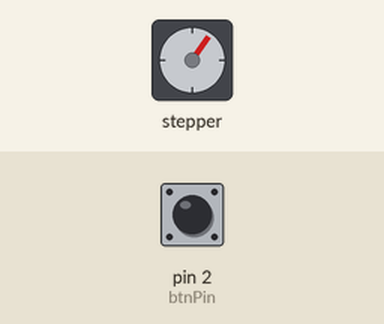
The sketch below on a simulated Arduino Uno, built with avr-gcc and run on an emulated ATmega328P. On the bench: stepper motor. The inputs (shaded band) are chosen by the test bench; at power-on: pin 2 (btnPin) HIGH. Stepper angles assume 2048 steps per turn; what the sketch prints to the serial monitor is not drawn.

Above: at 1.26 s.
1.3 s: pin 2 (btnPin) pulled LOW for 0.15 s
4.4 s: pin 2 (btnPin) pulled LOW for 1 s
At 4.8 s:
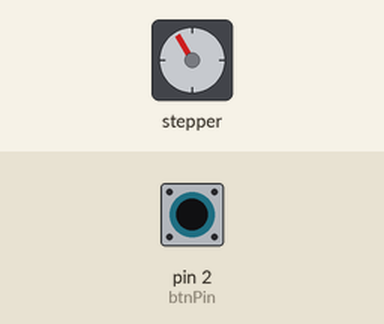
8.4 s: pin 2 (btnPin) pulled LOW for 0.15 s
At 9.0 s:
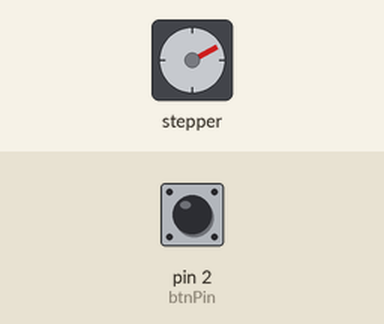
11.5 s: pin 2 (btnPin) pulled LOW for 3.2 s
At 11.96 s:
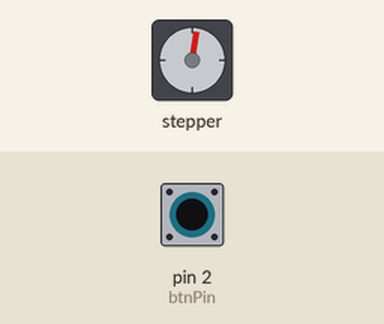
16.9 s: pin 2 (btnPin) pulsed LOW 5 times (0.12 s each, 0.3 s apart)
At 17.33 s:
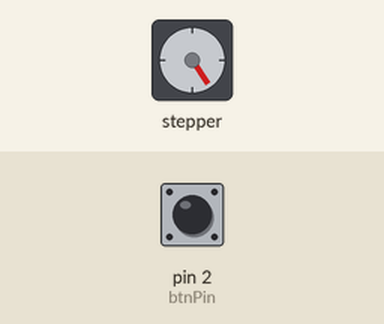
21.4 s: pin 2 (btnPin) pulled LOW for 0.15 s
Timing chart, 0 to 27.7 s (numbered marks = the images above; inputs shaded):
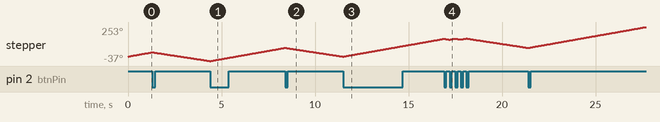

The sketch:

arduino_tutorial_35_hw.ino
```cpp
/*
 * Tutorial 35 Understanding how to use a stepper motor
 * https://youtu.be/CEz1EeDlpbs
 */
#include <Stepper.h>

const int baudRate = 9600;
const int dt = 200; // delaytime
const int btnPin = 2;
const int stepsPerRevolution = 2048;
int currentStepsPerRevolution = 1;
const int motSpeed = 10;
int btnCurrentState = 1;
int btnPrevState;
Stepper myStepper(stepsPerRevolution, 8, 10, 9, 11);

void setup() {
  // put your setup code here, to run once:
  Serial.begin(baudRate);
  pinMode(btnPin, INPUT);
  digitalWrite(btnPin, HIGH);
  myStepper.setSpeed(motSpeed);
}

void loop() {
  // put your main code here, to run repeatedly:
    btnCurrentState = digitalRead(btnPin);
  if (btnCurrentState == 0 && btnPrevState == 1) {
    currentStepsPerRevolution *= -1;
  }
  myStepper.step(currentStepsPerRevolution);
  btnPrevState = btnCurrentState;
  Serial.print(btnCurrentState);
  Serial.print(", ");
  Serial.println(currentStepsPerRevolution);

}
```
